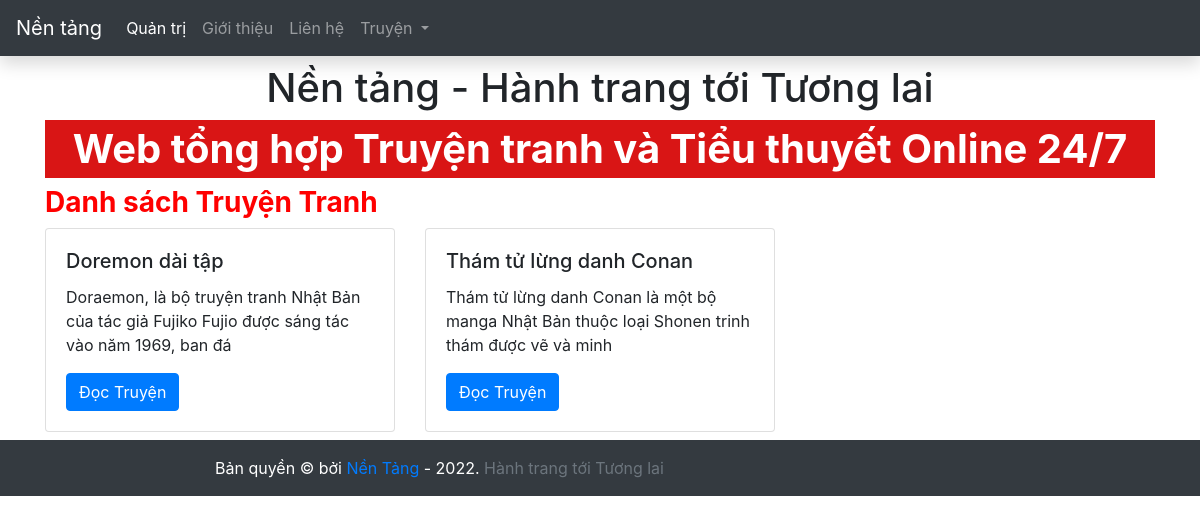
/truyen-tranh/index.php, run on the app's committed database.
### tables this page shows
CREATE TABLE IF NOT EXISTS `truyen` (
  `truyen_id` int(11) unsigned NOT NULL AUTO_INCREMENT,
  `truyen_ma` varchar(50) NOT NULL,
  `truyen_ten` mediumtext NOT NULL,
  `truyen_hinhdaidien` mediumtext DEFAULT NULL,
  `truyen_loai` tinyint(4) DEFAULT NULL COMMENT '#1: Tiểu thuyết, #2: Truyện tranh',
  `truyen_theloai` varchar(500) DEFAULT NULL COMMENT 'Kiếm Hiệp;Trinh thám;Lãng mạn ...',
  `truyen_tacgia` varchar(50) DEFAULT NULL,
  `truyen_mota_ngan` text DEFAULT NULL,
  `truyen_ngaydang` datetime NOT NULL DEFAULT current_timestamp(),
  PRIMARY KEY (`truyen_id`)
);

### truyen-tranh/index.php (the view, shortened to what this page needs)
<!DOCTYPE html>
<html>
<head>
  <?php include_once(__DIR__ . '/../frontend/layouts/styles.php'); ?>
</head>
<body class="d-flex flex-column h-100">
  <?php include_once(__DIR__ . '/../frontend/layouts/partials/header.php'); ?>
  <main role="main" class="mb-2">
    <div class="container mt-2">
      <h1 class="text-center">Nền tảng - Hành trang tới Tương lai</h1>
      <h1 class="tieu-de">Web tổng hợp Truyện tranh và Tiểu thuyết Online 24/7</h1>
      <?php
      include_once(__DIR__ . '/../dbconnect.php');
      $sqlDanhSachTruyen = <<<EOT
      SELECT truyen_id, truyen_ma, truyen_ten, truyen_hinhdaidien, truyen_loai, truyen_theloai, truyen_tacgia, truyen_mota_ngan, truyen_ngaydang
      FROM truyen
      WHERE truyen_loai = 2;
EOT;
      $result = mysqli_query($conn, $sqlDanhSachTruyen);
      $dataDanhSachTruyen = [];
      while ($row = mysqli_fetch_array($result, MYSQLI_ASSOC)) {
        $dataDanhSachTruyen[] = array(
          'truyen_id' => $row['truyen_id'],
          'truyen_ma' => $row['truyen_ma'],
          'truyen_ten' => $row['truyen_ten'],
          'truyen_hinhdaidien' => $row['truyen_hinhdaidien'],
          'truyen_loai' => $row['truyen_loai'],
          'truyen_theloai' => $row['truyen_theloai'],
          'truyen_tacgia' => $row['truyen_tacgia'],
          'truyen_mota_ngan' => $row['truyen_mota_ngan'],
          'truyen_ngaydang' => $row['truyen_ngaydang'],
        );
      }
      $dataDanhSachTruyenTranh = array_filter($dataDanhSachTruyen, function($value, $key) {
        return $value['truyen_loai'] == 2;
      }, ARRAY_FILTER_USE_BOTH);
      ?>
    </div>
    <div class="container">
      <div class="row">
        <div class="col">
          <h3 class="text-truyen-tranh">Danh sách Truyện Tranh</h3>
        </div>
      </div>
      <div class="row row-cols-3">
        <?php foreach ($dataDanhSachTruyenTranh as $truyentranh) : ?>
          <div class="col">
            <div class="card">
              <div class="card-body">
                <h5 class="card-title"><?= $truyentranh['truyen_ten'] ?></h5>
                <p class="card-text">
                  <?= substr($truyentranh['truyen_mota_ngan'], 0, min(strlen($truyentranh['truyen_mota_ngan']), 120)); ?>
                </p>
                <a href="chi-tiet.php?truyen_id=<?= $truyentranh['truyen_id'] ?>" class="btn btn-primary">Đọc Truyện</a>
              </div>
            </div>
          </div>
        <?php endforeach; ?>
      </div>
    </div>
  </main>
  <?php include_once(__DIR__ . '/../frontend/layouts/partials/footer.php'); ?>
</body>
</html>

### assets/frontend/css/app.css (style rules this page uses)
.tieu-de { background: #d91515; color: #fff; font-weight: bold; text-align: center; padding: 5px; }
.text-truyen-tranh { color: red; font-weight: bold; }

### data on the page
truyen: truyen_ten "Doremon dài tập", truyen_mota_ngan "Doraemon, là bộ truyện tranh Nhật Bản của tác giả Fujiko Fujio được sáng tác vào năm 1969, ban đá"
truyen: truyen_ten "Thám tử lừng danh Conan", truyen_mota_ngan "Thám tử lừng danh Conan là một bộ manga Nhật Bản thuộc loại Shonen trinh thám được vẽ và minh"
